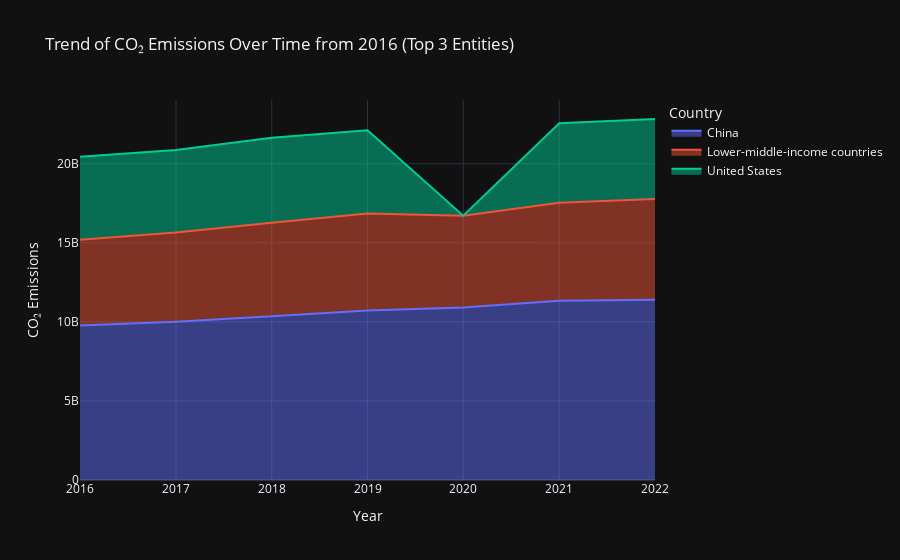

Here is the notebook cell this chart was saved with:
### Markdown cell above
### 3. Top 3 CO₂ emitting countries worldwide

### Code cell
# List of entities to exclude
entities_to_exclude = ['World', 'High-income countries', 'Upper-middle-income countries',' Lower-middle-income countries', 
                       'Low-income countries',' Africa', 'Asia', 'Europe', 'North America', 'Oceania', 'South America', 
                       'Asia (excl. China and India)', 'Europe (excl. EU-27)', 'Europe (excl. EU-28)', 
                       'European Union (27)', 'European Union (28)', 'North America (excl. USA)']

# Filter the DataFrame and exclude the specified entities
#filtered_df = merged_df[(~merged_df['Entity'].isin(entities_to_exclude)) & (merged_df['Year'] >= 2016)]
filtered_df = merged_df[(~merged_df['Entity'].isin(entities_to_exclude)) & (merged_df['Year'] >= pd.to_datetime('2016'))]


# Sort the filtered DataFrame by 'Annual CO₂ emissions' in descending order
sorted_df = filtered_df.sort_values(by='Annual CO₂ emissions', ascending=False)

# Display only the top 20 entities
top_20_df = sorted_df.head(20)

# Create an area chart using Plotly Express
fig = px.area(top_20_df, x='Year', y='Annual CO₂ emissions', color='Entity',
              title='Trend of CO₂ Emissions Over Time from 2016 (Top 3 Entities)',
              labels={'Annual CO₂ emissions': 'CO₂ Emissions', 'Entity': 'Country'},
              template='plotly_dark')

# Show the interactive chart
fig.show()

### Figure 1 — Plotly figure (JSON) as saved in the notebook; plotly's stock layout.template omitted (floating-point values rounded to 4 significant figures)
{"data": [{"fillpattern": {"shape": ""}, "hovertemplate": "Country=China<br>Year=%{x}<br>CO₂ Emissions=%{y}<extra></extra>", "legendgroup": "China", "line": {"color": "#636efa"}, "marker": {"symbol": "circle"}, "mode": "lines", "name": "China", "orientation": "v", "showlegend": true, "stackgroup": "1", "type": "scatter", "x": ["2022-01-01T00:00:00", "2021-01-01T00:00:00", "2020-01-01T00:00:00", "2019-01-01T00:00:00", "2018-01-01T00:00:00", "2017-01-01T00:00:00", "2016-01-01T00:00:00"], "xaxis": "x", "y": [11396777000, 11336233000, 10914012000, 10721042000, 10353934000, 10011151000, 9765029000], "yaxis": "y"}, {"fillpattern": {"shape": ""}, "hovertemplate": "Country=Lower-middle-income countries<br>Year=%{x}<br>CO₂ Emissions=%{y}<extra></extra>", "legendgroup": "Lower-middle-income countries", "line": {"color": "#EF553B"}, "marker": {"symbol": "circle"}, "mode": "lines", "name": "Lower-middle-income countries", "orientation": "v", "showlegend": true, "stackgroup": "1", "type": "scatter", "x": ["2022-01-01T00:00:00", "2021-01-01T00:00:00", "2019-01-01T00:00:00", "2018-01-01T00:00:00", "2020-01-01T00:00:00", "2017-01-01T00:00:00", "2016-01-01T00:00:00"], "xaxis": "x", "y": [6375420400, 6191858700, 6138581500, 5919133000, 5804352000, 5648397300, 5429588000], "yaxis": "y"}, {"fillpattern": {"shape": ""}, "hovertemplate": "Country=United States<br>Year=%{x}<br>CO₂ Emissions=%{y}<extra></extra>", "legendgroup": "United States", "line": {"color": "#00cc96"}, "marker": {"symbol": "circle"}, "mode": "lines", "name": "United States", "orientation": "v", "showlegend": true, "stackgroup": "1", "type": "scatter", "x": ["2018-01-01T00:00:00", "2019-01-01T00:00:00", "2016-01-01T00:00:00", "2017-01-01T00:00:00", "2022-01-01T00:00:00", "2021-01-01T00:00:00"], "xaxis": "x", "y": [5377797000, 5262145000, 5252932000, 5212162000, 5057303600, 5032213000], "yaxis": "y"}], "layout": {"legend": {"title": {"text": "Country"}, "tracegroupgap": 0}, "title": {"text": "Trend of CO₂ Emissions Over Time from 2016 (Top 3 Entities)"}, "xaxis": {"anchor": "y", "domain": [0, 1], "title": {"text": "Year"}}, "yaxis": {"anchor": "x", "domain": [0, 1], "title": {"text": "CO₂ Emissions"}}}}
